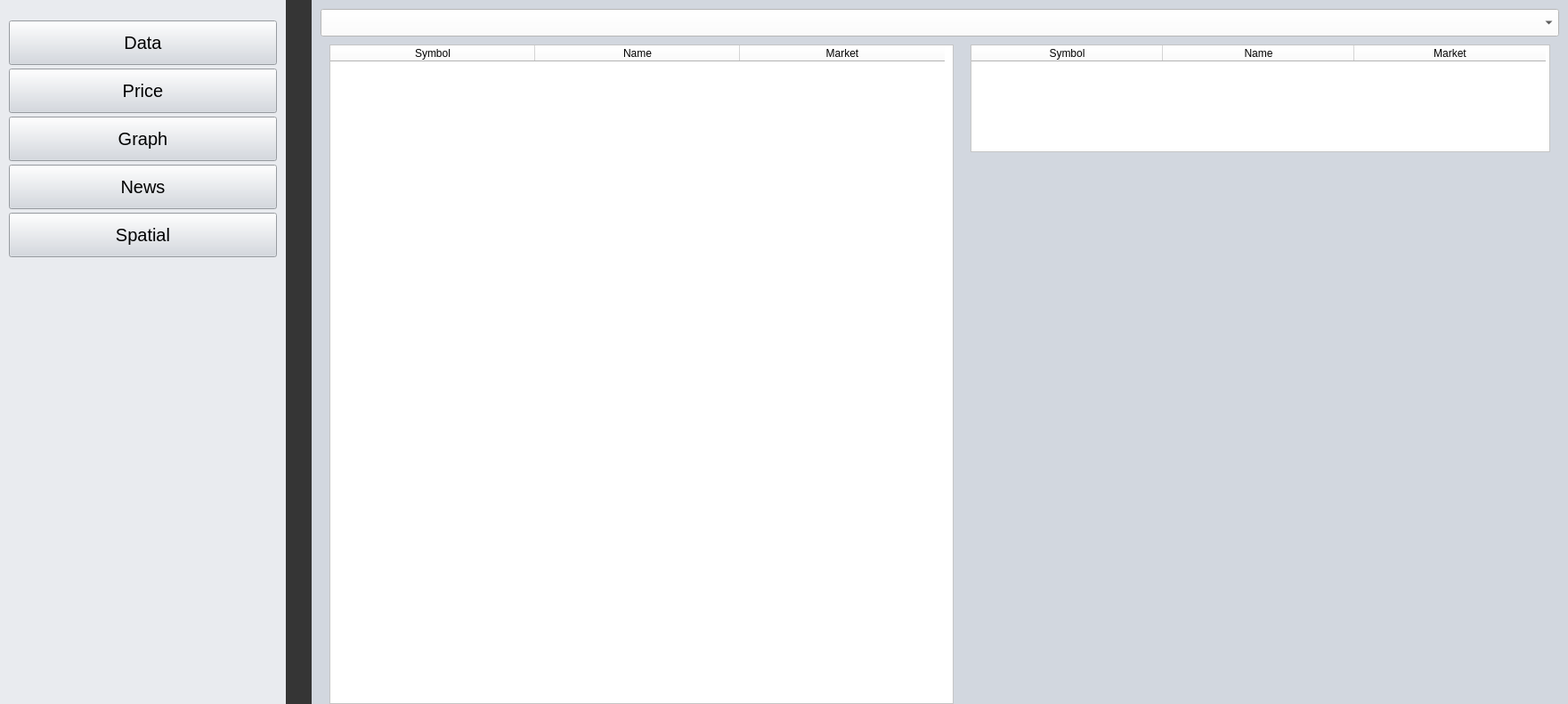
    <widget class="QWidget" name="CryptoPage" native="true">
     <property name="geometry">
      <rect>
       <x>30</x>
       <y>80</y>
       <width>1761</width>
       <height>791</height>
      </rect>
     </property>
     <property name="styleSheet">
      <string notr="true">background-color: #353535;</string>
     </property>
     <widget class="QWidget" name="crypto_select" native="true">
      <property name="geometry">
       <rect>
        <x>0</x>
        <y>0</y>
        <width>321</width>
        <height>791</height>
       </rect>
      </property>
      <property name="styleSheet">
       <string notr="true">background-color: #E9EBEF;</string>
      </property>
      <widget class="QWidget" name="verticalLayoutWidget_3">
       <property name="geometry">
        <rect>
         <x>10</x>
         <y>20</y>
         <width>301</width>
         <height>276</height>
        </rect>
       </property>
       <layout class="QVBoxLayout" name="verticalLayout_3">
        <property name="spacing">
         <number>1</number>
        </property>
        <item>
         <widget class="QPushButton" name="pushButton_datacrypto">
          <property name="minimumSize">
           <size>
            <width>0</width>
            <height>50</height>
           </size>
          </property>
          <property name="font">
           <font>
            <pointsize>15</pointsize>
           </font>
          </property>
          <property name="cursor">
           <cursorShape>PointingHandCursor</cursorShape>
          </property>
          <property name="styleSheet">
           <string notr="true">background-color: #D2D7DF;</string>
          </property>
          <property name="text">
           <string>Data</string>
          </property>
         </widget>
        </item>
        <item>
         <widget class="QPushButton" name="pushButton_pricecrypto">
          <property name="minimumSize">
           <size>
            <width>0</width>
            <height>50</height>
           </size>
          </property>
          <property name="font">
           <font>
            <pointsize>15</pointsize>
           </font>
          </property>
          <property name="cursor">
           <cursorShape>PointingHandCursor</cursorShape>
          </property>
          <property name="styleSheet">
           <string notr="true">background-color: #D2D7DF;</string>
          </property>
          <property name="text">
           <string>Price</string>
          </property>
         </widget>
        </item>
        <item>
         <widget class="QPushButton" name="pushButton_graphcrypto">
          <property name="minimumSize">
           <size>
            <width>0</width>
            <height>50</height>
           </size>
          </property>
          <property name="font">
           <font>
            <pointsize>15</pointsize>
           </font>
          </property>
          <property name="cursor">
           <cursorShape>PointingHandCursor</cursorShape>
          </property>
          <property name="styleSheet">
           <string notr="true">background-color: #D2D7DF;</string>
          </property>
          <property name="text">
           <string>Graph</string>
          </property>
         </widget>
        </item>
        <item>
         <widget class="QPushButton" name="pushButton_newscrypto">
          <property name="minimumSize">
           <size>
            <width>0</width>
            <height>50</height>
           </size>
          </property>
          <property name="font">
           <font>
            <pointsize>15</pointsize>
           </font>
          </property>
          <property name="cursor">
           <cursorShape>PointingHandCursor</cursorShape>
          </property>
          <property name="styleSheet">
           <string notr="true">background-color: #D2D7DF;</string>
          </property>
          <property name="text">
           <string>News</string>
          </property>
         </widget>
        </item>
        <item>
         <widget class="QPushButton" name="pushButton_spatialcrypto">
          <property name="minimumSize">
           <size>
            <width>0</width>
            <height>50</height>
           </size>
          </property>
          <property name="font">
           <font>
            <pointsize>15</pointsize>
           </font>
          </property>
          <property name="cursor">
           <cursorShape>PointingHandCursor</cursorShape>
          </property>
          <property name="styleSheet">
           <string notr="true">background-color: #D2D7DF;</string>
          </property>
          <property name="text">
           <string>Spatial</string>
          </property>
         </widget>
        </item>
       </layout>
      </widget>
     </widget>
     <widget class="QWidget" name="Datacrypto" native="true">
      <property name="geometry">
       <rect>
        <x>350</x>
        <y>0</y>
        <width>1411</width>
        <height>791</height>
       </rect>
      </property>
      <property name="styleSheet">
       <string notr="true">background-color: #D2D7DF;</string>
      </property>
      <widget class="QTableWidget" name="tableWidget_datacrypto">
       <property name="geometry">
        <rect>
         <x>20</x>
         <y>50</y>
         <width>701</width>
         <height>741</height>
        </rect>
       </property>
       <property name="maximumSize">
        <size>
         <width>1411</width>
         <height>16777215</height>
        </size>
       </property>
       <property name="styleSheet">
        <string notr="true">background-color: rgb(255, 255, 255);</string>
       </property>
       <attribute name="horizontalHeaderDefaultSectionSize">
        <number>230</number>
       </attribute>
       <column>
        <property name="text">
         <string>Symbol</string>
        </property>
       </column>
       <column>
        <property name="text">
         <string>Name</string>
        </property>
       </column>
       <column>
        <property name="text">
         <string>Market</string>
        </property>
       </column>
      </widget>
      <widget class="QComboBox" name="comboBox_datacrypto">
       <property name="geometry">
        <rect>
         <x>10</x>
         <y>10</y>
         <width>1391</width>
         <height>31</height>
        </rect>
       </property>
       <property name="cursor">
        <cursorShape>PointingHandCursor</cursorShape>
       </property>
       <property name="styleSheet">
        <string notr="true">background-color:#ffffff;</string>
       </property>
      </widget>
      <widget class="QTableWidget" name="tableWidget_searchcrypto">
       <property name="geometry">
        <rect>
         <x>740</x>
         <y>50</y>
         <width>651</width>
         <height>121</height>
        </rect>
       </property>
       <property name="styleSheet">
        <string notr="true">background-color: rgb(255, 255, 255);</string>
       </property>
       <attribute name="horizontalHeaderDefaultSectionSize">
        <number>215</number>
       </attribute>
       <column>
        <property name="text">
         <string>Symbol</string>
        </property>
       </column>
       <column>
        <property name="text">
         <string>Name</string>
        </property>
       </column>
       <column>
        <property name="text">
         <string>Market</string>
        </property>
       </column>
      </widget>
     </widget>
     <widget class="QWidget" name="Webview_graphcrypto" native="true">
      <property name="geometry">
       <rect>
        <x>350</x>
        <y>0</y>
        <width>1411</width>
        <height>791</height>
       </rect>
      </property>
      <property name="styleSheet">
       <string notr="true">background-color: #E9EBEF;</string>
      </property>
      <widget class="QComboBox" name="comboBox_timeframecrypto">
       <property name="geometry">
        <rect>
         <x>10</x>
         <y>20</y>
         <width>71</width>
         <height>31</height>
        </rect>
       </property>
       <property name="cursor">
        <cursorShape>PointingHandCursor</cursorShape>
       </property>
       <property name="styleSheet">
        <string notr="true">background-color: rgb(255, 255, 255);</string>
       </property>
       <item>
        <property name="text">
         <string>Hour</string>
        </property>
       </item>
       <item>
        <property name="text">
         <string>Day</string>
        </property>
       </item>
       <item>
        <property name="text">
         <string>3 Days</string>
        </property>
       </item>
       <item>
        <property name="text">
         <string>Weekly</string>
        </property>
       </item>
       <item>
        <property name="text">
         <string>Monthly</string>
        </property>
       </item>
      </widget>
      <widget class="QWidget" name="plotGraphCrypto" native="true">
       <property name="geometry">
        <rect>
         <x>0</x>
         <y>70</y>
         <width>1411</width>
         <height>721</height>
        </rect>
       </property>
       <property name="styleSheet">
        <string notr="true">background-color: rgb(255, 85, 127);</string>
       </property>
      </widget>
     </widget>
     <widget class="QWidget" name="NewsCrypto" native="true">
      <property name="geometry">
       <rect>
        <x>350</x>
        <y>0</y>
        <width>1411</width>
        <height>791</height>
       </rect>
      </property>
      <property name="styleSheet">
       <string notr="true">background-color: #D2D7DF;</string>
      </property>
      <widget class="QTableWidget" name="tableWidget_newscrypto">
       <property name="geometry">
        <rect>
         <x>0</x>
         <y>70</y>
         <width>1411</width>
         <height>721</height>
        </rect>
       </property>
       <property name="styleSheet">
        <string notr="true">background-color: rgb(255, 255, 255);</string>
       </property>
       <column>
        <property name="text">
         <string>Date</string>
        </property>
       </column>
       <column>
        <property name="text">
         <string>Title</string>
        </property>
       </column>
       <column>
        <property name="text">
         <string>Description</string>
        </property>
       </column>
       <column>
        <property name="text">
         <string>Link</string>
        </property>
       </column>
       <column>
        <property name="text">
         <string>Source</string>
        </property>
       </column>
      </widget>
      <widget class="QComboBox" name="comboBox_newscrypto">
       <property name="geometry">
        <rect>
         <x>100</x>
         <y>20</y>
         <width>1141</width>
         <height>31</height>
        </rect>
       </property>
       <property name="cursor">
        <cursorShape>PointingHandCursor</cursorShape>
       </property>
       <property name="styleSheet">
        <string notr="true">background-color: rgb(255, 255, 255);</string>
       </property>
      </widget>
      <widget class="QPushButton" name="pushButton_updatenewscrypto">
       <property name="geometry">
        <rect>
         <x>1260</x>
         <y>20</y>
         <width>141</width>
         <height>31</height>
        </rect>
       </property>
       <property name="cursor">
        <cursorShape>PointingHandCursor</cursorShape>
       </property>
       <property name="styleSheet">
        <string notr="true">background-color: rgb(225, 255, 228);</string>
       </property>
       <property name="text">
        <string>Update</string>
       </property>
      </widget>
      <widget class="QComboBox" name="comboBox_timenewscrypto">
       <property name="geometry">
        <rect>
         <x>10</x>
         <y>20</y>
         <width>71</width>
         <height>31</height>
        </rect>
       </property>
       <property name="cursor">
        <cursorShape>PointingHandCursor</cursorShape>
       </property>
       <property name="styleSheet">
        <string notr="true">background-color: rgb(255, 255, 255);</string>
       </property>
       <item>
        <property name="text">
         <string>All</string>
        </property>
       </item>
       <item>
        <property name="text">
         <string>Today</string>
        </property>
       </item>
       <item>
        <property name="text">
         <string>3 Days</string>
        </property>
       </item>
       <item>
        <property name="text">
         <string>Weekly</string>
        </property>
       </item>
       <item>
        <property name="text">
         <string>Monthly</string>
        </property>
       </item>
      </widget>
     </widget>
     <widget class="QWidget" name="Webview_spatialcrypto" native="true">
      <property name="geometry">
       <rect>
        <x>350</x>
        <y>0</y>
        <width>1411</width>
        <height>791</height>
       </rect>
      </property>
      <property name="styleSheet">
       <string notr="true">background-color: rgb(170, 170, 255);</string>
      </property>
     </widget>
     <widget class="QWidget" name="Pricecrypto" native="true">
      <property name="geometry">
       <rect>
        <x>350</x>
        <y>0</y>
        <width>1411</width>
        <height>791</height>
       </rect>
      </property>
      <property name="styleSheet">
       <string notr="true">background-color: #D2D7DF;</string>
      </property>
      <widget class="QTableWidget" name="tableWidget_pricecrypto">
       <property name="geometry">
        <rect>
         <x>0</x>
         <y>50</y>
         <width>1411</width>
         <height>741</height>
        </rect>
       </property>
       <property name="maximumSize">
        <size>
         <width>1411</width>
         <height>16777215</height>
        </size>
       </property>
       <property name="styleSheet">
        <string notr="true">background-color: rgb(255, 255, 255);</string>
       </property>
       <attribute name="horizontalHeaderDefaultSectionSize">
        <number>200</number>
       </attribute>
       <column>
        <property name="text">
         <string>Date</string>
        </property>
       </column>
       <column>
        <property name="text">
         <string>Open</string>
        </property>
       </column>
       <column>
        <property name="text">
         <string>High</string>
        </property>
       </column>
       <column>
        <property name="text">
         <string>Low</string>
        </property>
       </column>
       <column>
        <property name="text">
         <string>Close</string>
        </property>
       </column>
       <column>
        <property name="text">
         <string>Volume</string>
        </property>
       </column>
       <column>
        <property name="text">
         <string>Symbol</string>
        </property>
       </column>
      </widget>
      <widget class="QComboBox" name="comboBox_pricecrypto">
       <property name="geometry">
        <rect>
         <x>10</x>
         <y>10</y>
         <width>1241</width>
         <height>31</height>
        </rect>
       </property>
       <property name="cursor">
        <cursorShape>PointingHandCursor</cursorShape>
       </property>
       <property name="styleSheet">
        <string notr="true">background-color:#ffffff;</string>
       </property>
      </widget>
      <widget class="QPushButton" name="pushButton_updatecrypto">
       <property name="geometry">
        <rect>
         <x>1260</x>
         <y>10</y>
         <width>141</width>
         <height>31</height>
        </rect>
       </property>
       <property name="cursor">
        <cursorShape>PointingHandCursor</cursorShape>
       </property>
       <property name="styleSheet">
        <string notr="true">background-color: rgb(225, 255, 228);</string>
       </property>
       <property name="text">
        <string>Update</string>
       </property>
      </widget>
     </widget>
     <zorder>crypto_select</zorder>
     <zorder>NewsCrypto</zorder>
     <zorder>Webview_graphcrypto</zorder>
     <zorder>Webview_spatialcrypto</zorder>
     <zorder>Pricecrypto</zorder>
     <zorder>Datacrypto</zorder>
    </widget>
